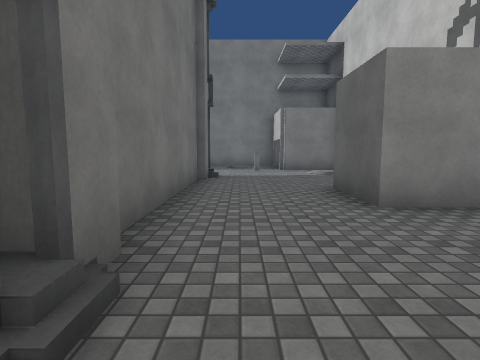
view 1 (above)

16 first-person views from a walk through a scene from a Unity 3-D project. The camera is 1.3 m above the floor, tilts 6° down and sees 80° across. The floor is counted in squares, 2 m on a side. Each view is taken from the middle of a square. On the plan, view 1 faces up. The plan holds only what a view shows up to about 9 squares ahead; the rest is blank. The player is left out. Surface patterns are stand-ins for the level's own textures.

view 2
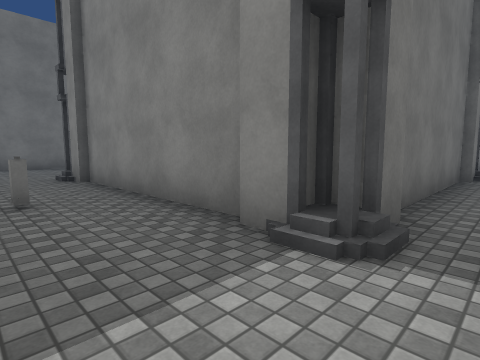

view 3
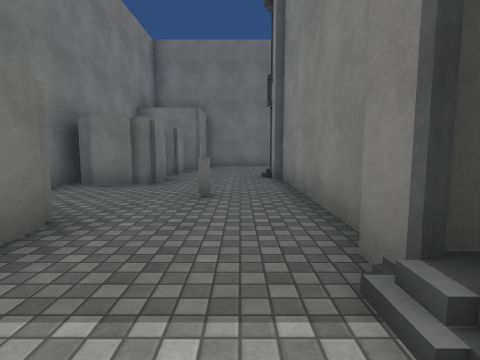

view 4
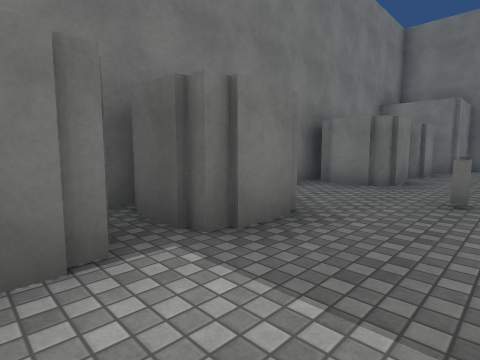

view 5
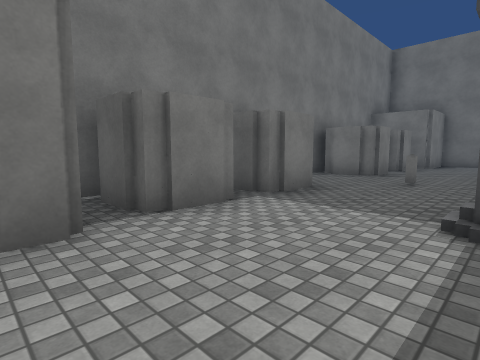

view 6
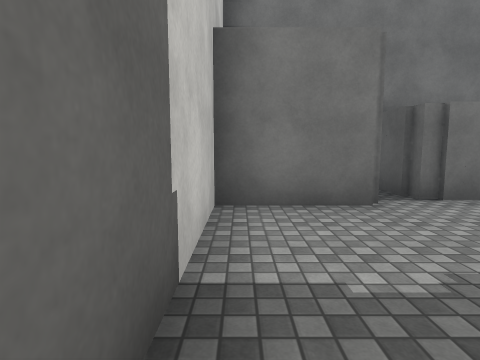

view 7
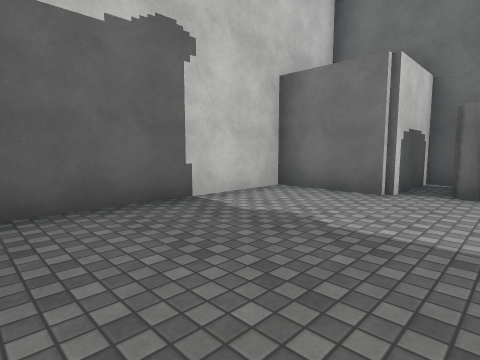

view 8
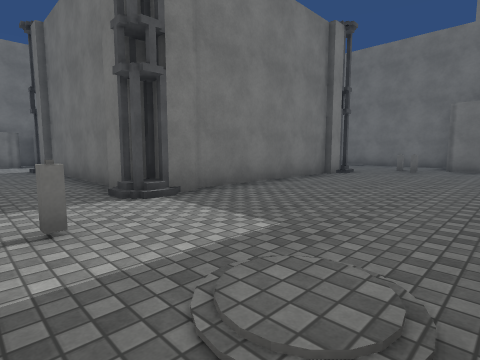

view 9
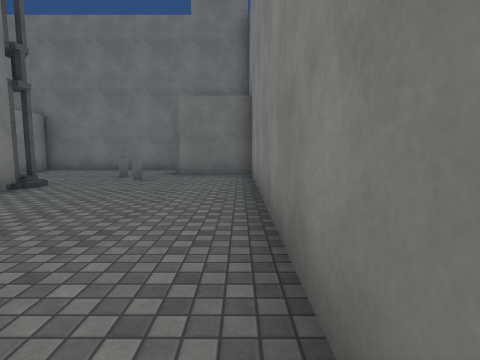

view 10
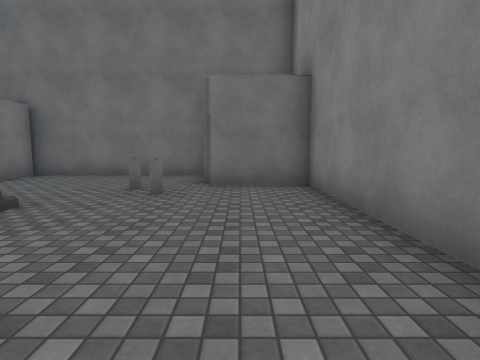

view 11
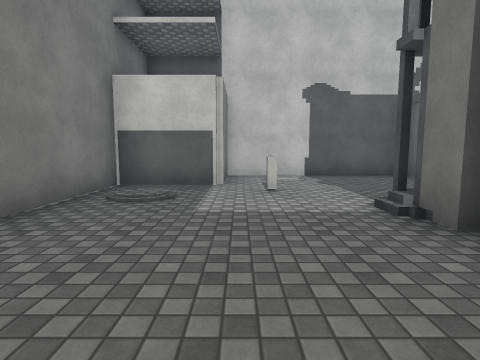

view 12
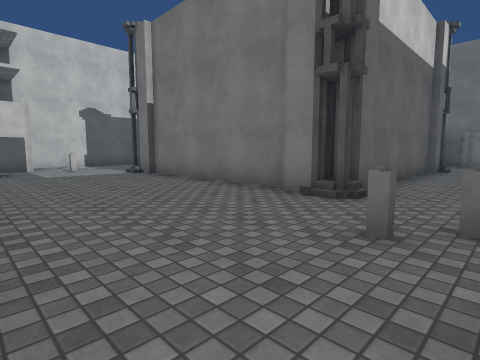

view 13
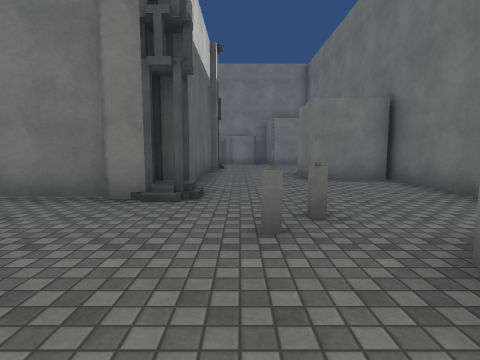

view 14
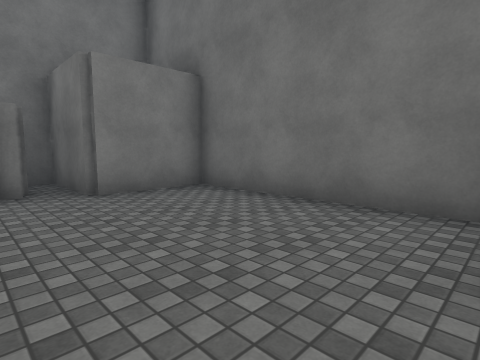

view 15
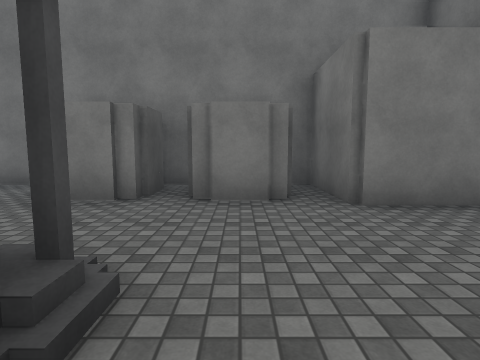

view 16
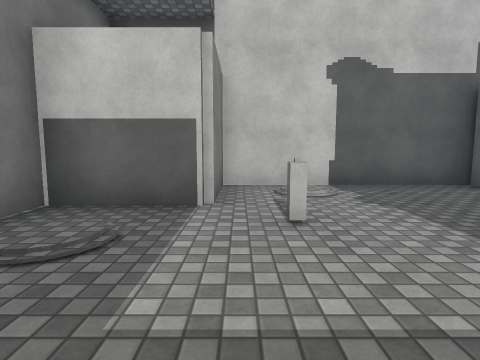

### Floor plan
Points are (right, up) in squares from view 1. A wall is a line through its corners. A room is listed if a view was taken in it or the views show most of it. See-through windows are left out.
Room 1 (views 1, 2, 3, 4, 5, 6, 7, 14, 15)
walls: (-6.1, 0.8) (-6.9, 0.8); (-1.9, 0.9) (-6.2, 0.9); (-7.3, 0.6) (-7.3, 1.8); (-5.2, -3.3) (-3.5, -3.3); (-7.1, 1.8) (-7.1, 3.5); (-0.5, 0.8) (-1.8, 0.8); (-0.6, 1.2) (-1.1, 1.2) (-1.1, 0.8); (-0.7, 1.9) (-0.7, 0.6); (-0.9, 3.5) (-0.9, 1.8); (0.8, -3.3) (1.2, -3.3); (3.3, -1.4) (3.3, 2.8); (2.8, 3.2) (1.6, 3.2); (-11.3, 2.8) (-11.3, -1.4)
low walls: (-7.5, 0.8) (-7.5, 1.2); (-0.5, 1.2) (-0.5, 0.6) (-1.2, 0.6)
ways out: opening at (-8.5, 4) to room 2; opening at (0.5, 4) to room 2
objects: other object (-11, -3) to (-10, -2); other object (-8, -3) to (-8, -2); other object (-6, -3) to (-6, -2); other object (-4, 0); other object (-2, -3) to (-2, -2); other object (0, -3) to (0, -2); other object (2, -3) to (3, -2)
Room 2 (views 8, 9, 10, 11, 12, 13, 16)
walls: (-1.9, 7.2) (-0.7, 7.2); (-6.4, 7.1) (-1.8, 7.1); (-1.4, 6.9) (-0.8, 6.9); (-0.7, 7.5) (-0.7, 6.2); (-7.3, 7.2) (-6.2, 7.2); (-7.4, 6.9) (-6.8, 6.9); (-0.9, 6.2) (-0.9, 3.5); (-7.3, 6.1) (-7.3, 7.5); (-7.1, 3.5) (-7.1, 5.8); (1.2, 11.3) (-9.2, 11.3); (1.6, 3.2) (1.6, 4.9); (-11.3, 9.1) (-11.3, 4.5); (2.8, 4.8) (3.3, 4.8) (3.3, 9.4); (-11.2, 4.8) (-9.6, 4.8) (-9.6, 3.1)
low walls: (-1.2, 7.5) (-0.7, 7.5); (-7.3, 7.5) (-6.8, 7.5)
ways out: opening at (-8.5, 4) to room 1; opening at (0.5, 4) to room 1
objects: other object (-11, 10) to (-10, 11); other object (-9, 8); other object (-8, 9); other object (0, 9); other object (2, 10) to (3, 11)

Positions as (right, up) in squares from view 1, and headings:
1: (0, 0), facing up
2: (0, -1), facing up-left
3: (0, 0), facing left
4: (0, 0), facing down-left
5: (2, 1), facing down-left
6: (3, 2), facing down
7: (0, 3), facing down-right
8: (1, 11), facing down-left
9: (-2, 11), facing left
10: (-4, 10), facing left
11: (-4, 9), facing right
12: (-9, 11), facing down-right
13: (-8, 11), facing down
14: (-8, 3), facing down-left
15: (-8, 2), facing down
16: (-2, 9), facing right
